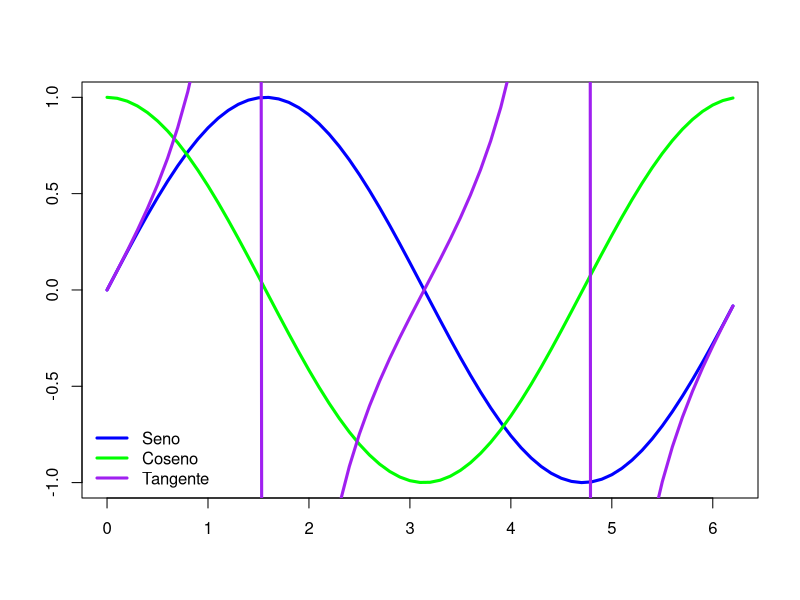

Generate this figure with R:
## ---- chunk 1
knitr::opts_chunk$set(echo = TRUE, comment = NA)
## ---- chunk 2
2+2
77%/%5
77%%5
## ---- chunk 3
sqrt(9)
## ---- chunk 4
factorial(5)
choose(4,2)
## ---- chunk 5
print(pi,7)
## ---- chunk 6
cos(pi)
## ---- chunk 7
x = seq(0,2*pi,0.1)
plot(x,sin(x),type="l",col="blue",lwd=3,
     xlab="", ylab="")
lines(x,cos(x),col="green",lwd=3)
lines(x, tan(x), col="purple",lwd=3)
legend("bottomleft",col=c("blue","green","purple"),
     legend=c("Seno","Coseno", "Tangente"), lwd=3, bty="n")
## ---- chunk 8
miVariable = 4
doble = function(x){2*x}
doble(miVariable)
cuadrado = function(x){x^2}
cuadrado(miVariable)
## ---- chunk 9
z = 2+3i
z2 = complex(real = 2, imaginary = -3)
Re(z)
Im(z)
Conj(z2)
## ---- chunk 10
c(1,2,3)
rep("Mates",7)
## ---- chunk 11
v = c(1,2,3,4,5,6)
sapply(v, FUN = cuadrado)
mean(v)
cumsum(v)
## ---- chunk 12
v = c(1,7,5,2,4,6,3)
sort(v)
rev(v)
## ---- chunk 13
v = c(14,5,6,19,32,0,8)
v[2]
v[-c(3,5)]
v[v != 19 & v>15]
## ---- chunk 14
fac = factor(c(1,1,1,2,2,3,2,4,1,3,3,4,2,3,4,4), 
       levels = c(1,2,3,4), labels = c("Sus","Apr","Not","Exc"))
fac
facOrd = ordered(c(1,1,1,2,2,3,2,4,1,3,3,4,2,3,4,4), 
       levels = c(1,2,3,4), labels = c("Sus","Apr","Not","Exc"))
facOrd
## ---- chunk 15
x = c(1,-2,3,4,-5,6,7,-8,-9,0)
miLista = list(nombre = "X", vector = x, 
               media = mean(x), sumas = cumsum(x))
miLista
## ---- chunk 16
str(miLista)
names(miLista)
## ---- chunk 17
A = matrix(c(1,2,3,4,5,6,7,8,9), ncol = 3)
dim(A)
diag(A)
## ---- chunk 18
apply(A, MARGIN = c(1,2), FUN = cuadrado)
apply(A, MARGIN = 1, FUN = sum)
apply(A, MARGIN = 2, FUN = sum)
## ---- chunk 19
M = rbind(c(2,6,-8), c(0,6,-3), c(0,2,1))
eigen(M)
## ---- chunk 20
M = matrix(c(0,1,0,-7,3,-1,16,-3,4), nrow=3, byrow=TRUE)
eigen(M)
